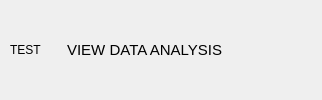
                        <widget class="QFrame" name="testHeader">
                         <property name="styleSheet">
                          <string notr="true"/>
                         </property>
                         <property name="frameShape">
                          <enum>QFrame::NoFrame</enum>
                         </property>
                         <property name="frameShadow">
                          <enum>QFrame::Raised</enum>
                         </property>
                         <layout class="QHBoxLayout" name="horizontalLayout_27">
                          <property name="spacing">
                           <number>0</number>
                          </property>
                          <property name="leftMargin">
                           <number>10</number>
                          </property>
                          <property name="topMargin">
                           <number>0</number>
                          </property>
                          <property name="rightMargin">
                           <number>10</number>
                          </property>
                          <property name="bottomMargin">
                           <number>0</number>
                          </property>
                          <item alignment="Qt::AlignLeft">
                           <widget class="QFrame" name="frame_41">
                            <property name="styleSheet">
                             <string notr="true">font: 26px &quot;Segoe UI BOLD&quot;;</string>
                            </property>
                            <property name="frameShape">
                             <enum>QFrame::NoFrame</enum>
                            </property>
                            <property name="frameShadow">
                             <enum>QFrame::Raised</enum>
                            </property>
                            <layout class="QVBoxLayout" name="verticalLayout_42">
                             <property name="spacing">
                              <number>0</number>
                             </property>
                             <property name="leftMargin">
                              <number>0</number>
                             </property>
                             <property name="topMargin">
                              <number>0</number>
                             </property>
                             <property name="rightMargin">
                              <number>0</number>
                             </property>
                             <property name="bottomMargin">
                              <number>0</number>
                             </property>
                             <item>
                              <widget class="QLabel" name="label_13">
                               <property name="text">
                                <string>TEST</string>
                               </property>
                              </widget>
                             </item>
                            </layout>
                           </widget>
                          </item>
                          <item alignment="Qt::AlignRight|Qt::AlignVCenter">
                           <widget class="QFrame" name="frame_42">
                            <property name="minimumSize">
                             <size>
                              <width>254</width>
                              <height>35</height>
                             </size>
                            </property>
                            <property name="styleSheet">
                             <string notr="true"/>
                            </property>
                            <property name="frameShape">
                             <enum>QFrame::NoFrame</enum>
                            </property>
                            <property name="frameShadow">
                             <enum>QFrame::Raised</enum>
                            </property>
                            <layout class="QVBoxLayout" name="verticalLayout_85">
                             <property name="spacing">
                              <number>0</number>
                             </property>
                             <property name="leftMargin">
                              <number>0</number>
                             </property>
                             <property name="topMargin">
                              <number>0</number>
                             </property>
                             <property name="rightMargin">
                              <number>20</number>
                             </property>
                             <property name="bottomMargin">
                              <number>0</number>
                             </property>
                             <item>
                              <widget class="QPushButton" name="btn_viewDataAnalysis">
                               <property name="minimumSize">
                                <size>
                                 <width>204</width>
                                 <height>35</height>
                                </size>
                               </property>
                               <property name="maximumSize">
                                <size>
                                 <width>254</width>
                                 <height>35</height>
                                </size>
                               </property>
                               <property name="layoutDirection">
                                <enum>Qt::RightToLeft</enum>
                               </property>
                               <property name="styleSheet">
                                <string notr="true">background-image: url(:/images/images/images/next-cyan.png);
background-position: right center;
background-repeat: no-repeat;
border: none;
border-right: 25px solid transparent;
background-color: transparent;
text-align: right;
padding-left: 70px;
font: 15px;
</string>
                               </property>
                               <property name="text">
                                <string>VIEW DATA ANALYSIS</string>
                               </property>
                              </widget>
                             </item>
                            </layout>
                           </widget>
                          </item>
                         </layout>
                        </widget>
